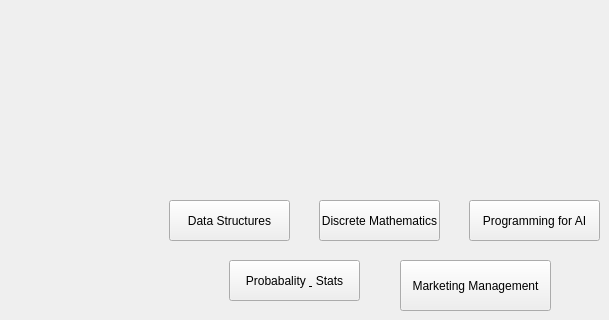
    <widget class="QWidget" name="MENU">
     <widget class="QPushButton" name="Pai">
      <property name="geometry">
       <rect>
        <x>469</x>
        <y>200</y>
        <width>131</width>
        <height>41</height>
       </rect>
      </property>
      <property name="text">
       <string>Programming for AI</string>
      </property>
     </widget>
     <widget class="QPushButton" name="DS">
      <property name="geometry">
       <rect>
        <x>169</x>
        <y>200</y>
        <width>121</width>
        <height>41</height>
       </rect>
      </property>
      <property name="text">
       <string>Data Structures</string>
      </property>
     </widget>
     <widget class="QPushButton" name="discrete">
      <property name="geometry">
       <rect>
        <x>319</x>
        <y>200</y>
        <width>121</width>
        <height>41</height>
       </rect>
      </property>
      <property name="text">
       <string>Discrete Mathematics</string>
      </property>
     </widget>
     <widget class="QPushButton" name="prob">
      <property name="geometry">
       <rect>
        <x>229</x>
        <y>260</y>
        <width>131</width>
        <height>41</height>
       </rect>
      </property>
      <property name="text">
       <string>Probabality &amp;  Stats</string>
      </property>
     </widget>
     <widget class="QPushButton" name="mm">
      <property name="geometry">
       <rect>
        <x>400</x>
        <y>260</y>
        <width>151</width>
        <height>51</height>
       </rect>
      </property>
      <property name="text">
       <string>Marketing Management</string>
      </property>
     </widget>
    </widget>
